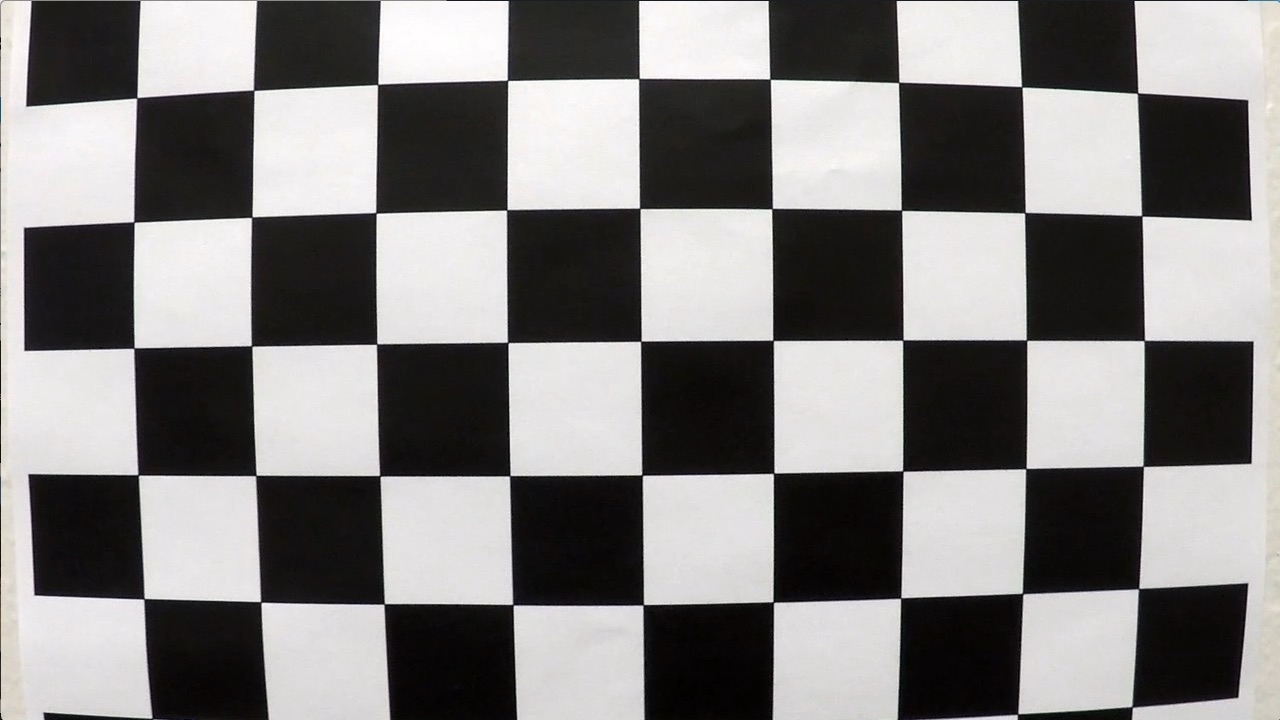
#> input picture camera_cal/calibration1.jpg, 1280 x 720 px; its folder holds 4 pictures in this run
$ jupyter execute --allow-errors notebook.ipynb   (shell and % lines are left out)   (older library calls are emulated)
#> lines starting #> are read from the running program, lines starting #| are printed output that depends on the picture; after the words box and inside, x2 and y2 are one past the last pixel; in counts of white or black regions, pixels touching at a corner belong together
### Import libraries

[cell 1]
import time
import numpy as np
from numpy import matlib
import cv2
import glob
from moviepy.editor import VideoFileClip
from IPython.display import HTML

from matplotlib.patches import Rectangle
from matplotlib.patches import Polygon
import matplotlib.image as mpimg
import matplotlib.pyplot as plt

### Display utility functions

[cell 2]
def NewFigure(sizeCol=12, sizeRow=6):
#> further down, img is the input picture: shape (720, 1280, 3); mean R, G, B 130.1, 128.4, 127.8
#> `ret, corners = cv2.findChessboardCorners(gray, (nx,ny), None)`: ret = False; corners = None
    return plt.figure(figsize=(sizeCol, sizeRow))

def DisplaySub(fig, countRow,countCol,index,image,title='',
               axis='off',cmap=None):
    ax=fig.add_subplot(countRow, countCol, index)
    plt.title(title)
    plt.axis(axis)
    plt.imshow(image,cmap=cmap)
    return ax

### Define calibration target

[cell 3]
nx, ny = 9, 6
# prepare object points,
# like (0,0,0), (1,0,0), (2,0,0) ....,(6,5,0)
objp = np.zeros((nx*ny,3), np.float32)
objp[:,:2] = np.mgrid[0:nx, 0:ny].T.reshape(-1,2)

### Load and display calibration images

[cell 4]
# Make a list of calibration images
images = glob.glob('camera_cal/*.jpg')

#> (the rest of this cell did not finish here and is left out)

### Detect calibration targets

[cell 5]
# Arrays to store object points and image points
# from all the images.
objpoints = [] # 3d points in real world space
imgpoints = [] # 2d points in image plane.

found = np.zeros((len(images)),dtype=np.int)
calib_images=[]

#> (the rest of this cell did not finish here and is left out)

### Display successful detected targets

#> (a cell that did not finish here is left out)

### Display failed detected targets

[cell 7]
failed_indices=np.argwhere(found==0).reshape(-1).tolist()
print("Indices of failed detection:")
print(failed_indices)

#> (the rest of this cell did not finish here and is left out)


n=len(failed_indices)
columns=4
rows=np.ceil(n/columns)
count=0
for i in failed_indices:
    DisplaySub(f, rows,columns,count+1,calib_images[i],
               cmap=None)
    count+=1

### Calibrate camera

[cell 8]
ret, mtx, dist, rvecs, tvecs = cv2.calibrateCamera(objpoints,
                                                   imgpoints,
                                                   img.shape[1::-1],
                                                   None,
                                                   None)
#> ret = 0.68; mtx = [[1143.7, 0, 681.7], [0, 1109.2, 367.7], [0, 0, 1]]; dist = [[-0.515, 2.99, -0.00876, 0.00937, 1.41]]; rvecs = ([0.451, -0.252, 0.0361],); tvecs = ([-2.31, -0.422, 19.12],)

### Undistort and wrap calibration image

[cell 9]
index=18
offset =100
#> (the rest of this cell did not finish here and is left out)

### Display static frame of video and region of interest (ROI)

[cell 10]
# Read image and undistort image
image=cv2.imread('test_images/debug.png')
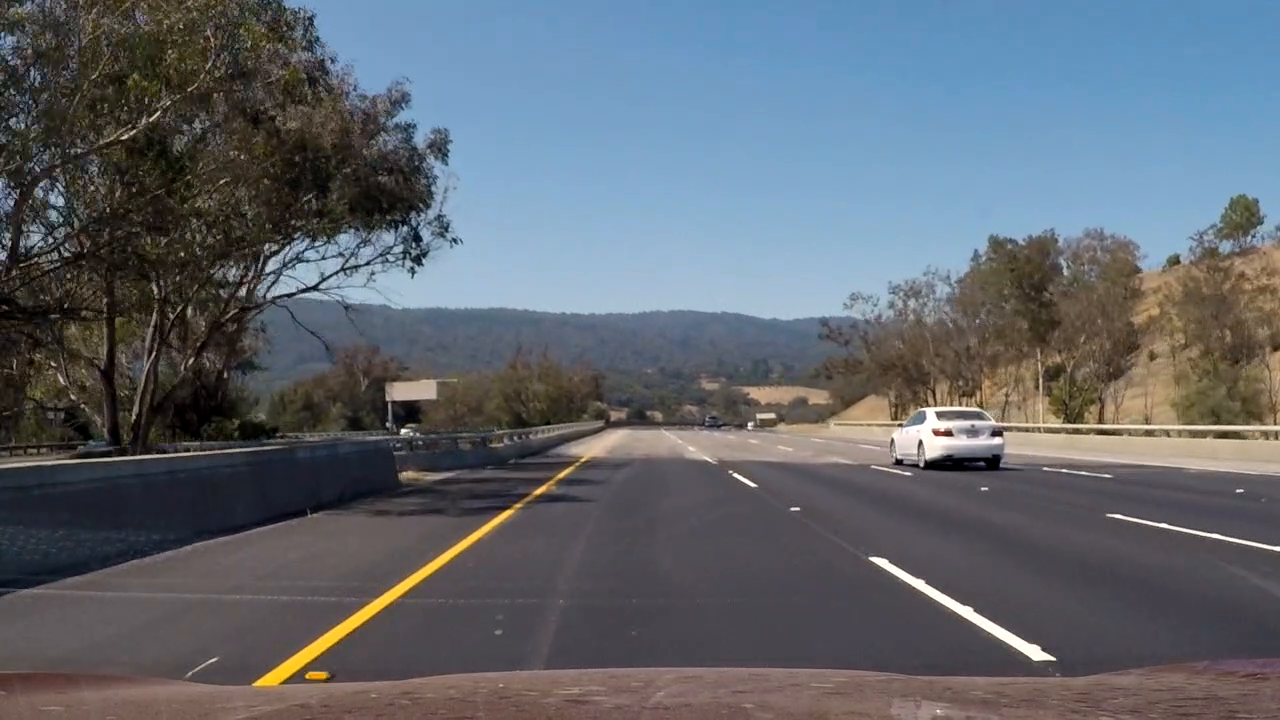
#> input picture test_images/debug.png, 1280 x 720 px
#> image is the input picture: shape (720, 1280, 3); mean B, G, R 110.5, 102.4, 96.3
#image=cv2.imread('test_images/test3.jpg')
image=cv2.cvtColor(image,cv2.COLOR_BGR2RGB)
undist = cv2.undistort(image, mtx, dist)

# Define ROI
verticesX=[90,555,730,1200]
verticesY=[660,450,450,660]
vertices=np.zeros((1,len(verticesX),2), dtype=np.int32)
for i in range(len(verticesX)):
    vertices[0,i,0]=verticesX[i]
    vertices[0,i,1]=verticesY[i]

# Display undistorted image and ROI
roi=Polygon(vertices[0,:,:],closed=True,color='g',alpha=0.3)
#> (the rest of this cell did not finish here and is left out)

ax=DisplaySub(f,1,1,1,undist,title='',axis='on',cmap='gray')
ax.add_patch(roi)
plt.show()

### Parameters of lane detection pipeline

[cell 11]
sobel_kernel = 3
sobelx_thresh = 30
saturation_thresh = 80
hue_thresh = 50
closing_kernel = 7
min_area = 40
min_elongation = 2.0
min_minorlength = 4.0

### Functions for segmentation

[cell 12]
def abs_sobel_thresh(img, orient='x', sobel_kernel=3,
                     thresh=(0, 255)):
    # Calculate directional gradient
    # Apply threshold
#> called with orient = 'x', sobel_kernel = 3, thresh = (30, 255)
    gray = cv2.cvtColor(img,cv2.COLOR_RGB2GRAY)
    if (orient=='x'):
        sobel = cv2.Sobel(gray, cv2.CV_64F, 1, 0,
                          ksize=sobel_kernel)
    elif (orient=='y'):
        sobel = cv2.Sobel(gray, cv2.CV_64F, 0, 1,
                          ksize=sobel_kernel)
    abs_sobel = np.absolute(sobel)
    scaled_sobel = np.uint8(255*abs_sobel/np.max(abs_sobel))
    grad_binary = np.zeros_like(scaled_sobel,dtype=np.uint8)
    grad_binary[(scaled_sobel > thresh[0])
                & (scaled_sobel <= thresh[1])] = 1
    return grad_binary

def color_thresh(img, hthresh=(0, 255), sthresh=(0, 255)):
    # Convert to HLS color space
    # Apply threshold
    hls = cv2.cvtColor(img, cv2.COLOR_RGB2HLS).astype(np.float)
    h_channel = hls[:,:,0]
    s_channel = hls[:,:,2]
    # Threshold color channel
    h_binary = np.zeros_like(h_channel,dtype=np.uint8)
    h_binary[(h_channel > hthresh[0])
             & (h_channel <= hthresh[1])] = 1
    s_binary = np.zeros_like(s_channel,dtype=np.uint8)
    s_binary[(s_channel > sthresh[0])
             & (s_channel <= sthresh[1])] = 1
    binary = h_binary & s_binary
    return binary

def region_of_interest(img, vertices):
    # defining a blank mask to start with
    mask = np.zeros_like(img)

    # defining a 3 channel or 1 channel color to fill
    # the mask with depending on the input image
    if len(img.shape) > 2:
        channel_count = img.shape[2]
        ignore_mask_color = (255,) * channel_count
    else:
        ignore_mask_color = 255

    # filling pixels inside the polygon defined
    # by "vertices" with the fill color
    cv2.fillPoly(mask, vertices, ignore_mask_color)

    # returning the image only where mask pixels are nonzero
    masked_image = cv2.bitwise_and(img, mask)
    return masked_image

### Output of segmentation for full image

[cell 13]
last_time = time.time()
gradx = abs_sobel_thresh(undist, orient='x', sobel_kernel=sobel_kernel, thresh=(sobelx_thresh, 255))
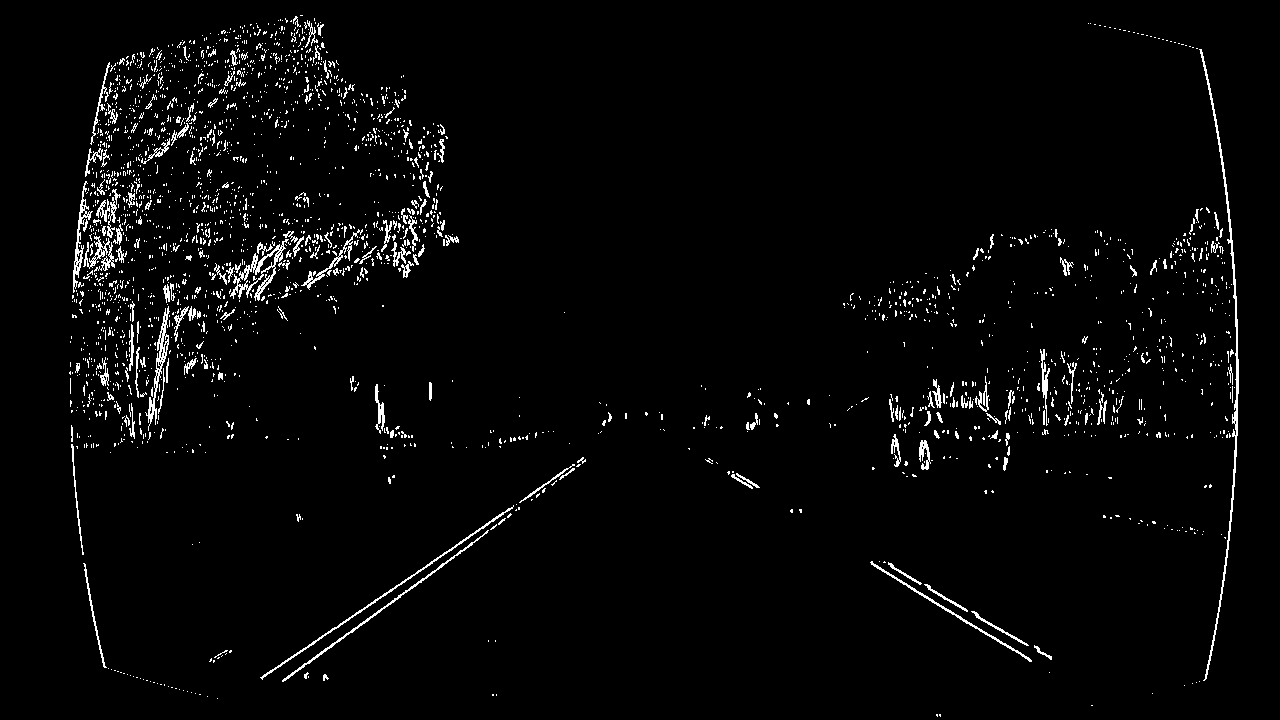
#> gradx: shape (720, 1280); values 0 (black) and 1 (white), 2.8% white in thin lines or dots, all inside (x1, y1, x2, y2) = (69, 15, 1239, 717)
timeElapsed=time.time()-last_time
print("Elapsed time = %.6f sec"%(timeElapsed))

last_time = time.time()
saturation = color_thresh(undist,hthresh=(0, hue_thresh),sthresh=(saturation_thresh, 255))
#> in color_thresh, `s_channel = hls[:,:,2]`:
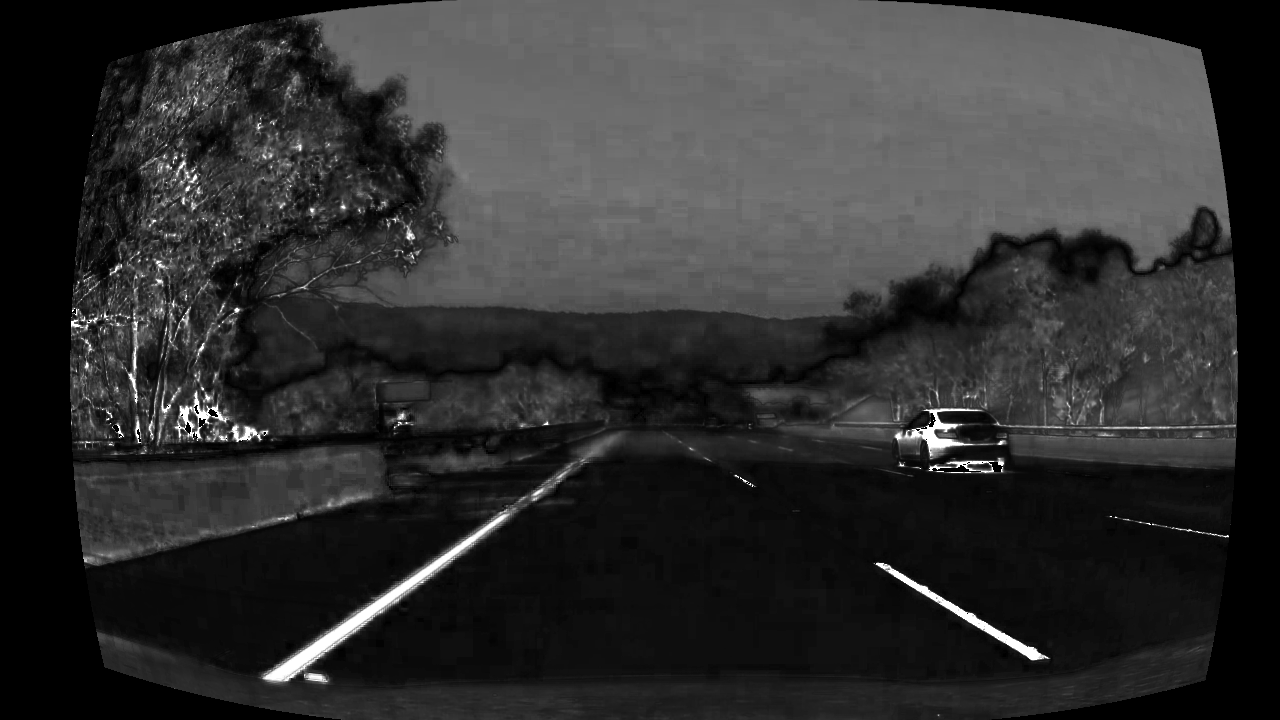
#> s_channel: shape (720, 1280) float64; min 0, max 255, mean 48.1
#> saturation: shape (720, 1280); values 0 (black) and 1 (white), 3.1% white; 1131 white regions (953 under 20 px), largest, box (x1, y1, x2, y2) and area: (261, 505, 518, 684) 4776, (874, 562, 1050, 661) 1512, (891, 408, 983, 460) 1361
timeElapsed=time.time()-last_time
print("Elapsed time = %.6f sec"%(timeElapsed))

combined_color = np.dstack(( np.zeros_like(gradx), gradx, saturation)) * 255
combined_binary = np.zeros_like(gradx)
combined_binary[((gradx == 1) | (saturation == 1))] = 1
#> (the rest of this cell did not finish here and is left out)

ax1=DisplaySub(f,1,2,1,combined_color,title='Combined gradient and color segmentation (Color)', axis='on')
ax2=DisplaySub(f,1,2,2,combined_binary,title='Combined gradient and color segmentation (Binary)',axis='on',cmap='gray')

### Cropping of ROI

[cell 14]
bbox_c1, bbox_r1 = np.min(verticesX), np.min(verticesY)
bbox_c2, bbox_r2 = np.max(verticesX), np.max(verticesY)

b = Rectangle((bbox_c1, bbox_r1),
              bbox_c2-bbox_c1,
              bbox_r2-bbox_r1,
              fill=False,color='g',alpha=1.0)
roi=Polygon(vertices[0,:,:],closed=True,color='g',alpha=0.3)

#> (the rest of this cell did not finish here and is left out)

[cell 15]
image_crop=undist[bbox_r1:bbox_r2, bbox_c1:bbox_c2]

#> (the rest of this cell did not finish here and is left out)

### Output of segmentation for cropped image

[cell 16]
last_time = time.time()
gradx = abs_sobel_thresh(image_crop, orient='x',
                         sobel_kernel=3,
                         thresh=(sobelx_thresh, 255))
#> call 2 of abs_sobel_thresh, with orient = 'x', sobel_kernel = 3, thresh = (30, 255)
#> in abs_sobel_thresh (call 2), `gray = cv2.cvtColor(img,cv2.COLOR_RGB2GRAY)`:
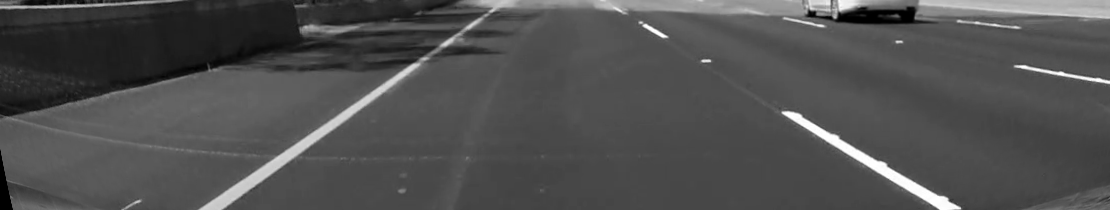
#> gray: shape (210, 1110); min 0, max 255, mean 80.2
#> in abs_sobel_thresh (call 2), `sobel = cv2.Sobel(gray, cv2.CV_64F, 1, 0, ksize=sobel_kernel)`:
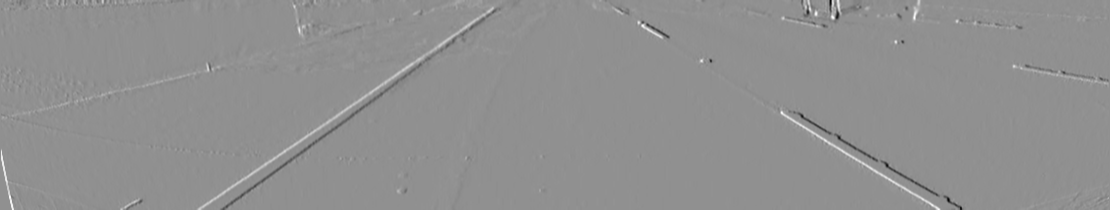
#> sobel: shape (210, 1110) float64; min -572, max 438, mean 0.4; drawn with min black and max white
#> gradx: shape (210, 1110); values 0 (black) and 1 (white), 2.3% white in thin lines or dots
timeElapsed=time.time()-last_time
print("Elapsed time = %.6f sec"%(timeElapsed))

last_time = time.time()
saturation = color_thresh(image_crop,
                          hthresh=(0, hue_thresh),
                          sthresh=(saturation_thresh, 255))
#> call 2 of color_thresh, with hthresh = (0, 50), sthresh = (80, 255)
#> in color_thresh (call 2), `hls = cv2.cvtColor(img, cv2.COLOR_RGB2HLS).astype(np.float)`:
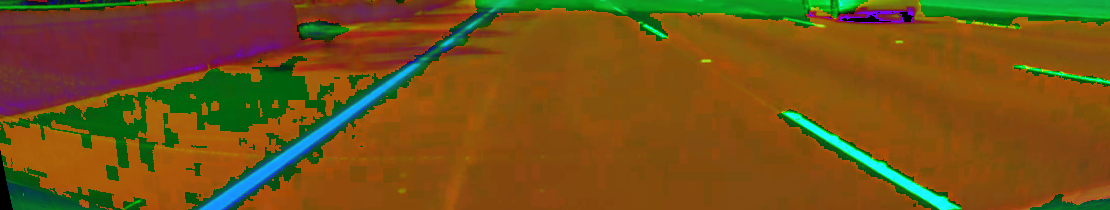
#> hls: shape (210, 1110, 3) float64; mean R, G, B 116.1, 81.3, 24.5
#> in color_thresh (call 2), `h_channel = hls[:,:,0]`:
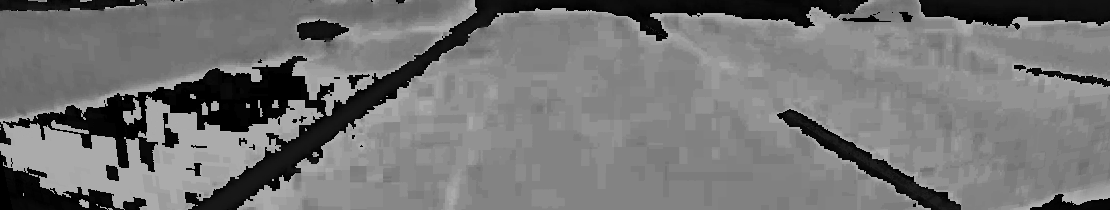
#> h_channel: shape (210, 1110) float64; min 0, max 179, mean 116.1
#> saturation: shape (210, 1110); values 0 (black) and 1 (white), 2.7% white; 33 white regions (26 under 20 px), largest, box (x1, y1, x2, y2) and area: (195, 55, 428, 210) 3836, (784, 112, 960, 210) 1510, (440, 11, 487, 52) 399
timeElapsed=time.time()-last_time
print("Elapsed time = %.6f sec"%(timeElapsed))

combined_color = np.dstack(( np.zeros_like(gradx),
                            gradx,
                            saturation)) * 255
#> combined_color: shape (210, 1110, 3)
combined_binary = np.zeros_like(gradx)
combined_binary[((gradx == 1) | (saturation == 1))] = 1

#> (the rest of this cell did not finish here and is left out)

**Note: The processing time is approximately 3 times lesser when processing only the cropped region.**

### Masking of unwanted region

[cell 17]
verticesX_cropped=verticesX-bbox_c1
verticesY_cropped=verticesY-bbox_r1
vertices_cropped=np.zeros((1,len(verticesX_cropped),2),
                          dtype=np.int32)
for i in range(len(verticesX)):
    vertices_cropped[0,i,0]=verticesX_cropped[i]
    vertices_cropped[0,i,1]=verticesY_cropped[i]
roi_cropped=Polygon(vertices_cropped[0,:,:],
                    closed=True,
                    color='g',
                    alpha=0.3)
#> (the rest of this cell did not finish here and is left out)

[cell 18]
maskedBinary=region_of_interest(combined_binary,
                                vertices_cropped)
#> in region_of_interest, `cv2.fillPoly(mask, vertices, ignore_mask_color)`:
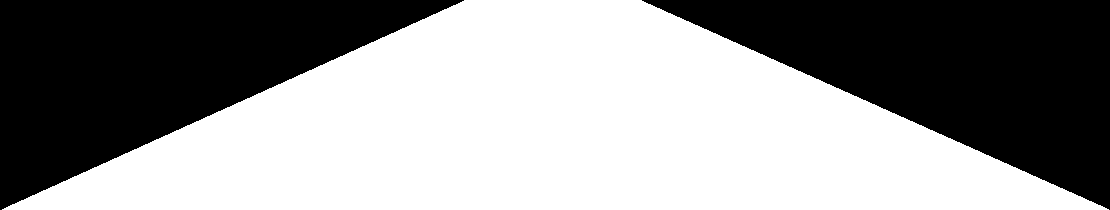
#> mask: shape (210, 1110); 57.9% white; 2 black regions, box (x1, y1, x2, y2) and area: (642, 0, 1110, 210) 49220, (0, 0, 464, 210) 48908
#> in region_of_interest, `masked_image = cv2.bitwise_and(img, mask)`:
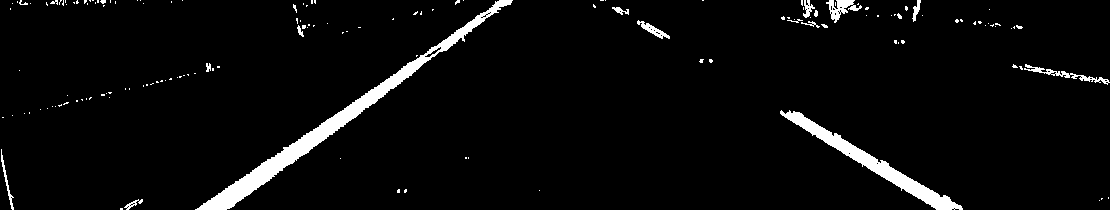
#> img: shape (210, 1110); values 0 (black) and 1 (white), 4% white; 152 white regions (135 under 20 px), largest, box (x1, y1, x2, y2) and area: (195, 0, 513, 210) 4644, (780, 110, 963, 210) 2470, (826, 0, 862, 23) 349
maskedColor=region_of_interest(combined_color,
                               vertices_cropped)
#> (the rest of this cell did not finish here and is left out)

### Restore cropped segmentation to original image coordinates

#> (a cell that did not finish here is left out)

### Perspective warping

[cell 20]
src_X=[285,590,700,1060]
src_Y=[660,450,450,660]
warp_vertices=np.zeros((1,len(src_X),2), dtype=np.int32)
for i in range(len(src_X)):
    warp_vertices[0,i,0]=src_X[i]
    warp_vertices[0,i,1]=src_Y[i]

warp_roi=Polygon(warp_vertices[0,:,:],
                 closed=True,
                 fill=False,
                 color='r')
#> (the rest of this cell did not finish here and is left out)
